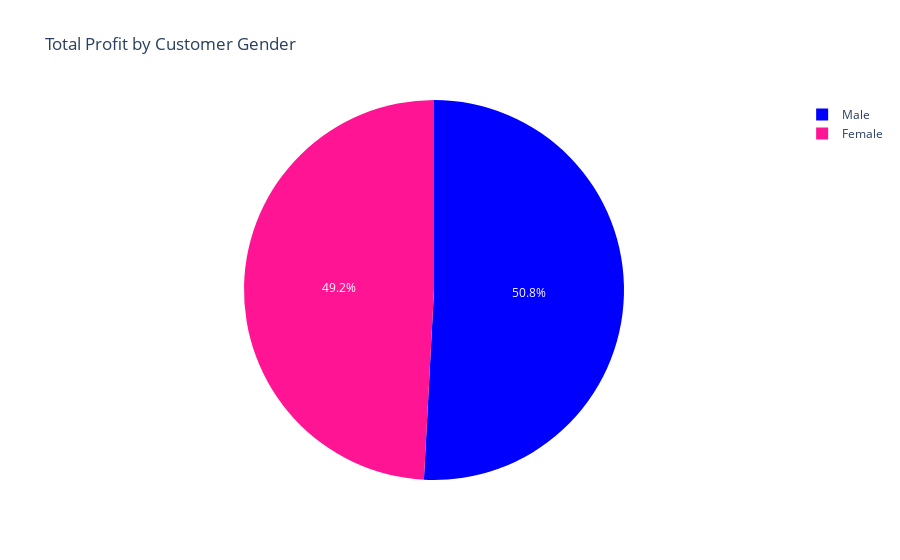

Notebook code cell kept with this figure:
### Code cell
profit_by_gender = customer_profit_df.groupby("Gender")["Total Profit"].sum().reset_index()

px.pie(profit_by_gender, 
    "Gender",
    "Total Profit",
    title="Total Profit by Customer Gender",
    color="Gender",
    color_discrete_map={'Male': 'blue', 'Female': '#FF1493'})

### Figure 1 — Plotly figure (JSON) as saved in the notebook; plotly's stock layout.template omitted (floating-point values rounded to 4 significant figures)
{"data": [{"customdata": [["Female"], ["Male"]], "domain": {"x": [0, 1], "y": [0, 1]}, "hovertemplate": "Gender=%{customdata[0]}<br>Total Profit=%{value}<extra></extra>", "labels": ["Female", "Male"], "legendgroup": "", "marker": {"colors": ["#FF1493", "blue"]}, "name": "", "showlegend": true, "type": "pie", "values": [16050000.0, 16610000.0]}], "layout": {"legend": {"tracegroupgap": 0}, "title": {"text": "Total Profit by Customer Gender"}}}
